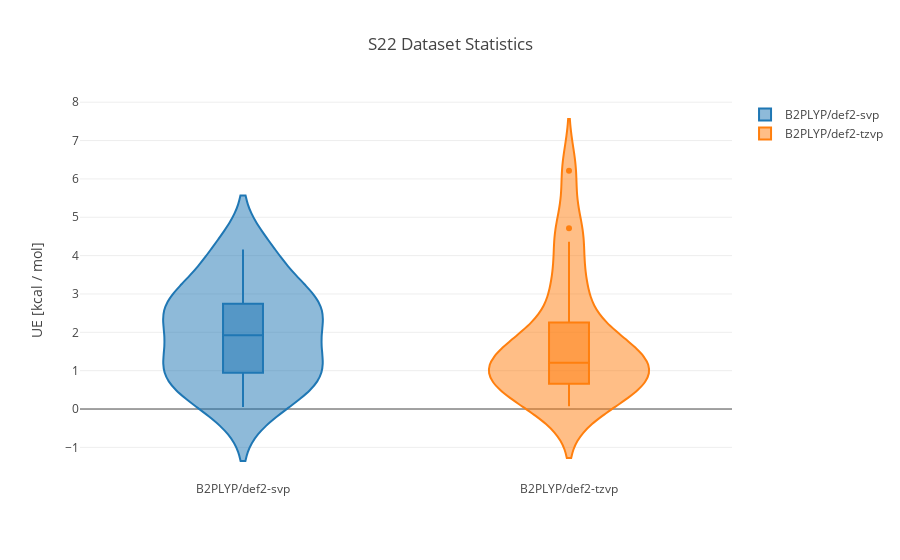

This figure's notebook cell:
### Markdown cell above
## Stastistics and Visualization

Visual statics and plotting can be generated by the ``visualize`` command:

### Code cell
ds.visualize(method="B2PLYP", basis=["def2-svp", "def2-tzvp"], bench="S220", kind="violin")

### Figure 1 — Plotly figure (JSON) as saved in the notebook; plotly's stock layout.template omitted (floating-point values rounded to 4 significant figures)
{"data": [{"box": {"visible": true}, "name": "B2PLYP/def2-svp", "type": "violin", "uid": "25ee256f-5808-425f-82d1-41dd706a6e3e", "y": [2.739, 3.823, 2.633, 1.994, 2.687, 1.388, 0.7325, 0.9458, 0.9789, 0.1984, 0.7853, 0.05522, 2.818, 4.158, 4.117, 1.847, 0.5388, 1.054, 2.488, 1.619, 2.747, 2.947]}, {"box": {"visible": true}, "name": "B2PLYP/def2-tzvp", "type": "violin", "uid": "edc7cdcd-cbb7-4236-9b72-ea87113bf14a", "y": [1.114, 6.21, 1.701, 0.07572, 3.059, 1.765, 0.8871, 1.07, 1.228, 0.2758, 1.183, 0.407, 0.9709, 0.4801, 4.715, 2.259, 0.5647, 1.514, 3.288, 1.591, 4.361, 0.6609]}], "layout": {"title": {"text": "S22 Dataset Statistics"}, "yaxis": {"title": {"text": "UE [kcal / mol]"}}}}
